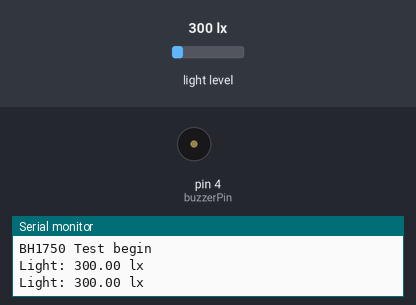
The sketch below on a simulated Arduino Uno, built with avr-gcc and run on an emulated ATmega328P. Shown: buzzer (waves = sounding, pin HIGH), the last lines printed to the serial monitor. The test bench sets the inputs (shaded band); at power-on: light level 300 lx.

Above: at 1.8 s.
1.9 s: light level set to 976 lx
4.2 s: light level set to 1024 lx
At 6.3 s:
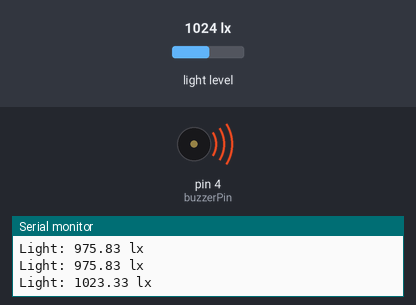
8.3 s: light level set to 40 lx
At 9.4 s:
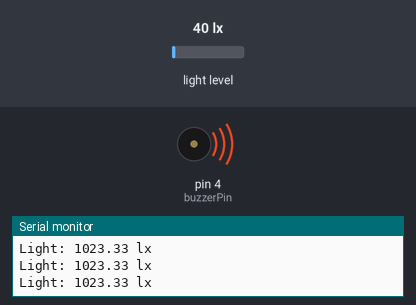
Timing chart, 0 to 11.3 s (numbered marks = the images above; inputs shaded):
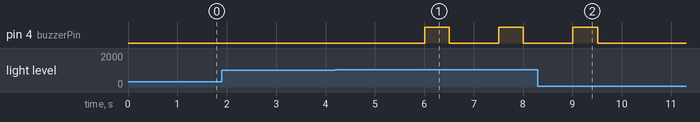

The sketch:

LightSensor.ino
```cpp
/*

Example of BH1750 library usage.

This example initialises the BH1750 object using the default high resolution
continuous mode and then makes a light level reading every second.

Connections

  - VCC to 3V3 or 5V
  - GND to GND
  - SCL to SCL (A5 on Arduino Uno, Leonardo, etc or 21 on Mega and Due, on
    esp8266 free selectable)
  - SDA to SDA (A4 on Arduino Uno, Leonardo, etc or 20 on Mega and Due, on
    esp8266 free selectable)
  - ADD to (not connected) or GND

ADD pin is used to set sensor I2C address. If it has voltage greater or equal
to 0.7VCC voltage (e.g. you've connected it to VCC) the sensor address will be
0x5C. In other case (if ADD voltage less than 0.7 * VCC) the sensor address
will be 0x23 (by default).

*/

#include <BH1750.h>
#include <Wire.h>
#define buzzerPin 4

BH1750 lightMeter;

void setup() {
  Serial.begin(9600);
  pinMode(buzzerPin, OUTPUT);

  // Initialize the I2C bus (BH1750 library doesn't do this automatically)
  Wire.begin();
  // On esp8266 you can select SCL and SDA pins using Wire.begin(D4, D3);
  // For Wemos / Lolin D1 Mini Pro and the Ambient Light shield use
  // Wire.begin(D2, D1);

  lightMeter.begin();

  Serial.println(F("BH1750 Test begin"));
}

void loop() {
  float lux = lightMeter.readLightLevel();
  Serial.print("Light: ");
  Serial.print(lux);
  Serial.println(" lx");
  delay(1000);

    if (lux > 1000.) {
      digitalWrite(buzzerPin, HIGH); // turn the LED on (HIGH is the voltage level)
      delay(500);
      digitalWrite(buzzerPin, LOW); // turn the LED on (HIGH is the voltage level)
    }
}
```

Measured:
- the behaviour switches between 1000 and 1001 lx on light level (found by bisection; images 0 and 1)
- after the input at 4.2 s, pin 4 (buzzerPin): alternates HIGH for 0.50 s and LOW for 1.0 s, starting after 1.8 s
- after the input at 8.3 s, pin 4 (buzzerPin): goes on until 9.5 s, then stays LOW
